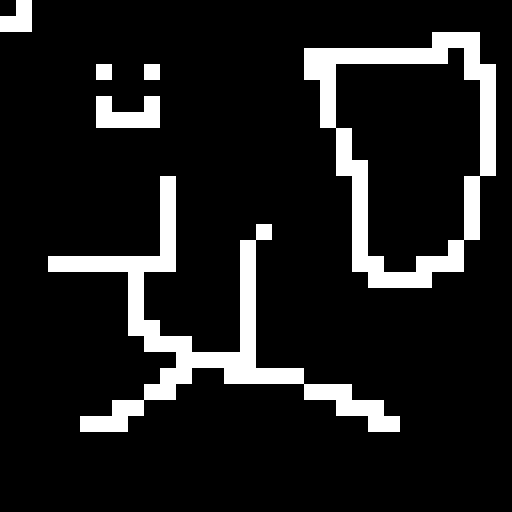

This game map was drawn from its Tiled (.tmx) file and the tilesets committed beside it. A one-line description and the trimmed map source follow:
An orthogonal 32x32 tile map with 16x16 px tiles, 1 tile layer (Tile Layer 1).

<map version="1.0" orientation="orthogonal" renderorder="right-down" width="32" height="32" tilewidth="16" tileheight="16" nextobjectid="1">
 <tileset firstgid="1" name="tiles" tilewidth="16" tileheight="16">
  <image source="example-tileset.png" width="32" height="16" />
 </tileset>
 <layer name="Tile Layer 1" width="32" height="32">
  <data>[1024 cells, 1024 non-empty, 2 distinct tile ids]</data>
 </layer>
</map>